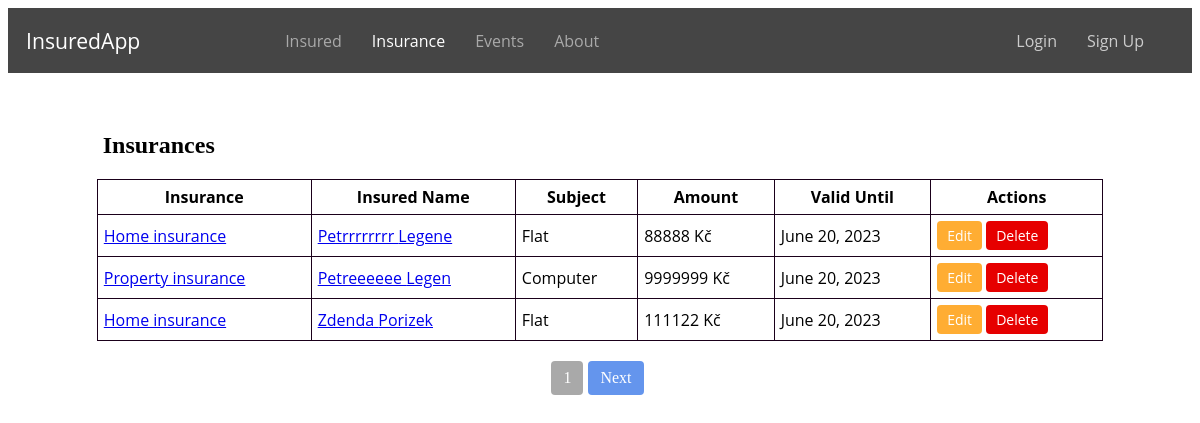
/insurances/, run on the app's committed database.
### evidence/models.py (models this page shows, shortened)
class Insurance(models.Model):
    INSURANCE_TYPE = (
        ('home', 'Home insurance'),
        ('car', 'Car insurance'),
        ('property', 'Property insurance'),
    )
    insurance = models.ManyToManyField(Insured, related_name='insurance')
    type = models.CharField(max_length=32, choices=INSURANCE_TYPE)
    subject = models.CharField(max_length=32)
    amount = models.IntegerField()
    valid_from = models.DateField()
    valid_until = models.DateField()
    class Meta:
        ordering = ['id']

class Insured(models.Model):
    user = models.ForeignKey(User, on_delete=models.CASCADE, related_name='insured', null=True)
    ROLE_CHOICES = (
        ('insurer', 'Insurer'),
        ('insured', 'Insured'),
    )
    first_name = models.CharField(max_length=100)
    profile_photo = models.ImageField(upload_to='profile_photos', blank=True, null=True)
    last_name = models.CharField(max_length=100)
    email = models.EmailField()
    role = models.CharField(max_length=10, choices=ROLE_CHOICES, null=True)
    street = models.CharField(max_length=100)
    city = models.CharField(max_length=64)
    zipcode = models.IntegerField()
    phone = models.CharField(max_length=16)
    class Meta:
        ordering = ['id']

### evidence/views.py (the view)
# urls.py: path('insurances/', views.insurances, name='insurances'),
def insurances(request):
    insurance_objects = Insurance.objects.all()
    for insurance in insurance_objects:
        insured_names = [f"{insured.first_name} {insured.last_name}" for insured in insurance.insurance.all()]
        insurance.insured_names = ", ".join(insured_names)
    paginator = Paginator(insurance_objects, 3)
    page_number = request.GET.get('page')
    insurances = paginator.get_page(page_number)
    return render(request, 'insurances.html', {'insurances': insurances, 'page_obj': insurances})

### evidence/templates/insurances.html (shortened to what this page needs)
{% extends 'base.html' %}
{% block content %}
  <h2 class="insurances-h">Insurances</h2>
  <table class="insurances-table">
    <thead>
      <tr>
        <th>Insurance</th>
        <th>Insured Name</th>
        <th>Subject</th>
        <th>Amount</th>
        <th>Valid Until</th>
        <th>Actions</th>
      </tr>
    </thead>
    <tbody>
      {% for insurance in page_obj %}
        <tr>
          <td><a href="{% url 'insurance_detail' insurance_id=insurance.id %}">{{ insurance.get_type_display }}</a></td>
          <td>
            {% for insured in insurance.insurance.all %}
              <a href="{% url 'insured_detail' insured_id=insured.id %}">{{ insured.first_name }} {{ insured.last_name }}</a>{% if not forloop.last %}, {% endif %}
            {% endfor %}
          </td>
          <td>{{ insurance.subject }}</td>
          <td>{{ insurance.amount }} Kč</td>
          <td>{{ insurance.valid_until }}</td>
          <td>
            <a href="{% url 'edit_insurance' insurance_id=insurance.id %}" class="button button-edit">Edit</a>
            <a href="{% url 'delete_insurance' insurance_id=insurance.id %}" class="button button-delete" onclick="return confirm('Are you sure you want to delete this insurance?')">Delete</a>
          </td>
        </tr>
      {% endfor %}
    </tbody>
  </table>
  <div class="pagination">
    <span class="current-page">{{ page_obj.number }}</span>
    {% if page_obj.has_next %}
      <a href="?page={{ page_obj.next_page_number }}">Next</a>
    {% endif %}
  </div>
{% endblock %}

### static/css/style.css (style rules this page uses)
.insured-h, .insurances-h, .insured-events-h { margin-top: 5%; margin-left: 8%; }
.button { display: inline-block; padding: 5px 10px; color: #fff; text-decoration: none; font-size: 14px; border-radius: 4px; }
.button-edit { background-color: #ffad33; }
.button-delete { background-color: #e60000; }
.insured-table, .policies-table, .insurances-table, .insured-events-table { width: 85%; margin-top: 20px; margin-left: auto; margin-right: auto; border-collapse: collapse; font-family: 'Open Sans', sans-serif; }
.insured-table th, .insured-table td, .policies-table th, .policies-table td, .insurances-table th, .insurances-table td, .insured-events-table th, .insured-events-table td { padding: 6px; border: 1px solid #1a001a; }
.pagination { display: flex; justify-content: center; margin-top: 20px; }
.pagination a { display: inline-block; padding: 8px 12px; background-color: #6495ED; color: #fff; text-decoration: none; font-size: 16px; border-radius: 4px; margin-right: 5px; }
.pagination .current-page { display: inline-block; padding: 8px 12px; background-color: #A9A9A9; color: #fff; font-size: 16px; border-radius: 4px; margin-right: 5px; }

### data on the page
Insurance: type "Home insurance", subject "Flat", amount "88888", valid_until "June 20, 2023"
Insured: first_name "Petrrrrrrrr", last_name "Legene"
Insurance: type "Property insurance", subject "Computer", amount "9999999", valid_until "June 20, 2023"
Insured: first_name "Petreeeeee", last_name "Legen"
Insurance: type "Home insurance", subject "Flat", amount "111122", valid_until "June 20, 2023"
Insured: first_name "Zdenda", last_name "Porizek"

### other printed values
{{ page_obj.number }} "1"
